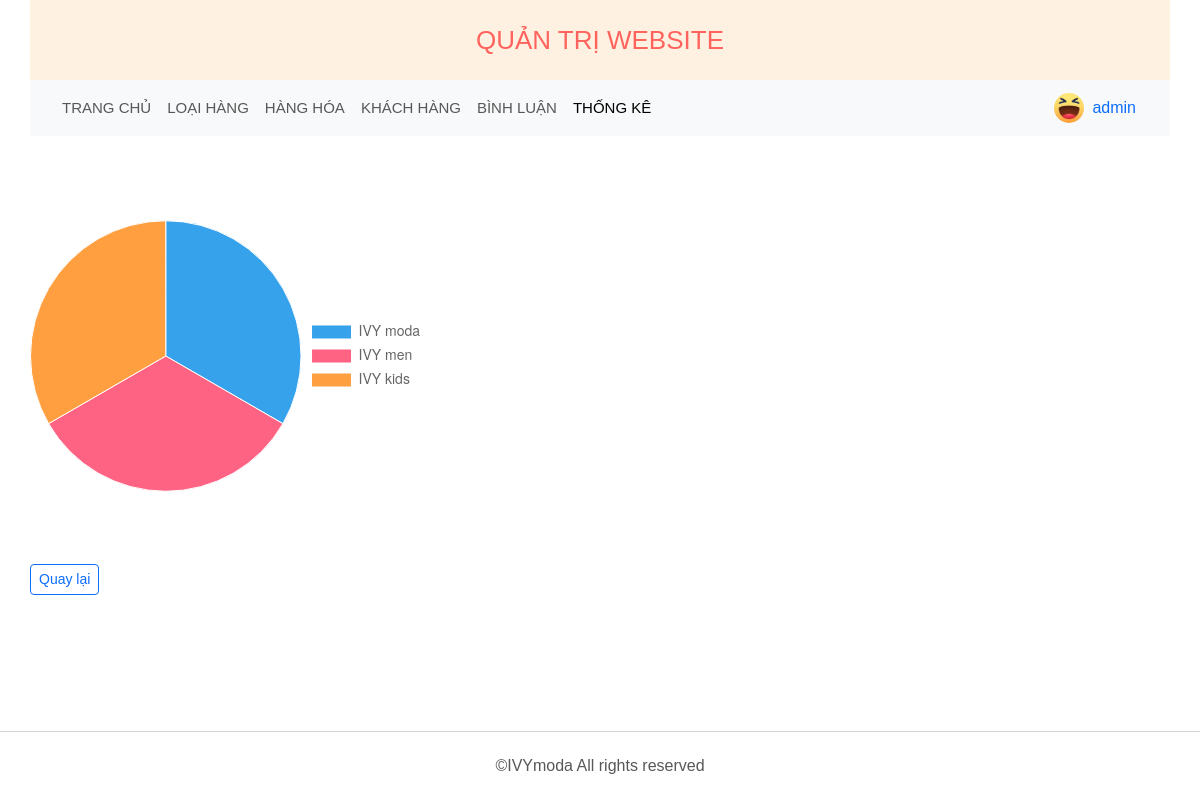
Screenshot of /admin/thong-ke/index.php?chart (signed in) with the database file from the repository.
### tables this page shows
CREATE TABLE `khach_hang` (
  `ma_khach_hang` int(10) NOT NULL,
  `email` varchar(50) NOT NULL,
  `so_dien_thoai` varchar(15) NOT NULL,
  `mat_khau` varchar(50) NOT NULL,
  `ho_ten` varchar(256) NOT NULL,
  `hinh_anh` varchar(255) DEFAULT NULL,
  `kich_hoat` bit(1) NOT NULL DEFAULT b'1',
  `vai_tro` bit(1) DEFAULT b'0'
);

### admin/thong-ke/index.php (called while the page is built, shortened)
<?php
require "../../dao/pdo.php";
require "../../dao/khach_hang.php";
$active = 'thong_ke';
require "../layout.php";

### dao/pdo.php (called while the page is built, shortened)
<?php
function pdo_get_connection()
{
    $servername = "localhost";
    $username = "root";
    $password = "tacong09032005";
    $dbname = "duanmau";
    try {
        $conn = new PDO("mysql:host=$servername;dbname=$dbname; charset=utf8", $username, $password);
        $conn->setAttribute(PDO::ATTR_ERRMODE, PDO::ERRMODE_EXCEPTION);
        return $conn;
    } catch (PDOException $e) {
        echo "Connection failed: " . $e->getMessage();
    }
}
function pdo_query_one($sql)
{
    $sql_args = array_slice(func_get_args(), 1);
    try {
        $conn = pdo_get_connection();
        $stmt = $conn->prepare($sql);
        $stmt->execute($sql_args);
        $row = $stmt->fetch(PDO::FETCH_ASSOC);
        return $row;
    } catch (PDOException $e) {
        throw $e;
    } finally {
        unset($conn);
    }
}

### dao/khach_hang.php (called while the page is built, shortened)
<?php
function user_selectById($id)
{
    $sql = "SELECT * FROM khach_hang WHERE ma_khach_hang = $id";
    return pdo_query_one($sql);
}

### admin/layout.php (the view, shortened to what this page needs)
<!DOCTYPE html>
<html lang="en">
<head>
    <link href="https://cdn.jsdelivr.net/npm/bootstrap@5.3.3/dist/css/bootstrap.min.css" rel="stylesheet">
    <link rel="stylesheet" href="../../content/css/style.css" />
</head>
<body style="min-height: 100vh; display: flex; flex-direction:column;">
    <?php
    if (isset($_SESSION['user-id'])) {
        $id = $_SESSION['user-id'];
        $user = user_selectById($id);
    }
    if (isset($user['vai_tro']) && $user['vai_tro'] == 1) { ?>
        <header id="header" style="position: unset;">
            <div class="container" style="background-color: rgba(255, 228, 196, 0.5);  justify-content: flex-end;">
                <div class="logo">
                    <p style="padding: 24px; text-align: center; font-size: 26px; font-weight: 500;
                color: #ff000096; margin: 0;">QUẢN TRỊ WEBSITE</p>
                </div>
            </div>
        </header>
        <main id="main" style="padding-top: 0; border: none;">
            <section class="container" style="padding: 0;">
                <nav class="navbar navbar-expand-lg bg-body-tertiary" style="padding: 8px 12px;">
                    <div class="container-fluid">
                        <div class="collapse navbar-collapse" id="navbarNavDropdown">
                            <ul class="navbar-nav" style="font-size: 15px">
                                <li class="nav-item">
                                    <a class="nav-link" aria-current="page" href="../">TRANG CHỦ</a>
                                </li>
                                <li class="nav-item">
                                    <a class="nav-link  <?php if ($active == 'loai_hang') {
                                                            echo 'active';
                                                        } ?>" href="../loai-hang">LOẠI HÀNG</a>
                                </li>
                                <li class="nav-item">
                                    <a class="nav-link <?php if ($active == 'hang_hoa') {
                                                            echo 'active';
                                                        } ?>" href="../hang-hoa">HÀNG HÓA</a>
                                </li>
                                <li class="nav-item">
                                    <a class="nav-link <?php if ($active == 'khach_hang') {
                                                            echo 'active';
                                                        } ?>" href="../khach-hang">KHÁCH HÀNG</a>
                                </li>
                                <li class="nav-item">
                                    <a class="nav-link <?php if ($active == 'binh_luan') {
                                                            echo 'active';
                                                        } ?>" href="../binh-luan">BÌNH LUẬN</a>
                                </li>
                                <li class="nav-item">
                                    <a class="nav-link <?php if ($active == 'thong_ke') {
                                                            echo 'active';
                                                        } ?>" href="../thong-ke">THỐNG KÊ</a>
                                </li>
                            </ul>
                        </div>
                        <div class="right-header">
                            <div class="header-action" style="display: flex; align-items: center; gap: 8px;">
                                <?php
                                require_once "../../dao/pdo.php";
                                require_once "../../dao/khach_hang.php";
                                $id = $_SESSION['user-id'];
                                $user = user_selectById($id);
                                ?>
                                <img src="<?php echo $user['hinh_anh'] ?>" alt="" style="width: 30px; height: 30px; border-radius: 50%;">
                                <a href="#" style="margin-right: 10px;">
                                    <?php echo $user['ho_ten']; ?>
                                </a>
                            </div>
                        </div>
                    </div>
                </nav>
            </section>
        </main>
        <main id="main" style="padding-top: 20px; border: none; padding-bottom: 50px">
            <section class="container" style="padding: 0;">
            </section>
        </main>
        <footer id="footer" style="border-top: 1px solid #d1d2d4; margin-top: auto;">
            <div class="copy-right">©IVYmoda All rights reserved</div>
        </footer>
    <?php    } else { ?>
        <h1>Cần có quyền admin để truy cập trang này</h1>
    <?php }
    ?>
</body>
</html>

### content/css/style.css (style rules this page uses)
* { margin: 0; padding: 0; box-sizing: border-box; font-family: "Montserrat", sans-serif; }
body { font-size: 16px; line-height: 24px; }
ul li { list-style: none; }
a { text-decoration: none; }
.container { width: 1380px; padding-right: 15px; padding-left: 15px; margin-left: auto; margin-right: auto; }
#header { position: fixed; top: 0; left: 0; right: 0; background-color: #fff; z-index: 20; }
#header .container { display: flex; position: relative; align-items: center; justify-content: space-between; height: 80px; }
#header .logo { position: absolute; top: 50%; left: 50%; transform: translate(-50%, -50%); }
#header .container::after { content: ""; width: calc(100% - 30px); height: 1px; background: #e7e8e9; position: absolute; bottom: 0; left: 50%; transform: translateX(-50%); }
#main { border-bottom: 1px solid #d1d2d4; padding-top: 80px; }
#footer { padding: 24px 0; }
#footer .copy-right { font-size: 16px; line-height: 20px; color: #57585a; text-align: center; }

### admin/layout.php (style rules this page uses)
#header .container::after { content: none; }

### rows the page displays
khach_hang: hinh_anh (picture), ho_ten "admin"

### other values shown
chart data {{ $labels }} ["IVY moda", "IVY men", "IVY kids"]
chart data {{ $quantity }} ["5", "5", "5"]
